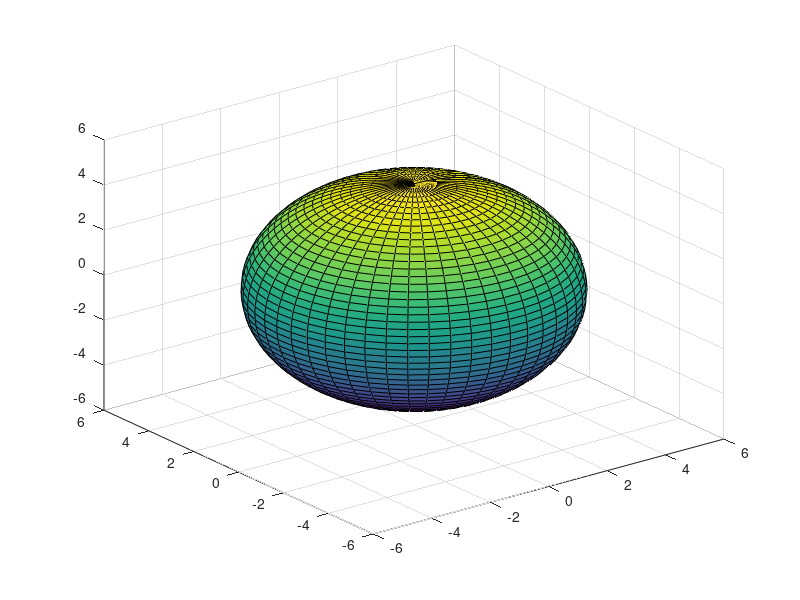

This figure's MATLAB source: (Note: this script raises an error after producing the figure.)
% Evan Baker
% EAB_LAB06_P02
% 21 February 2014

% This script animates an ellipsoid morphing in to a sphere and oscillating
% with a cos function

r = 29.5/(2*pi);
sx = linspace(5.9,r,30);
sy = linspace(3.25,r,30);
sz = linspace(3.25,r,30);
theta = linspace(0,2*pi,30);


for i = 1:30
    axis([-10 10 -10 10 -10 10])
    [x,y,z] = ellipsoid(0,0,0,sx(i),sy(i),sz(i),50);
    surf(x,y,z+sin(theta(i)))
    axis([-6 6 -6 6 -6 6 ])
    mov(i) = getframe(gcf);
end

movie2avi(mov, 'wave.avi', 'compression', 'none');